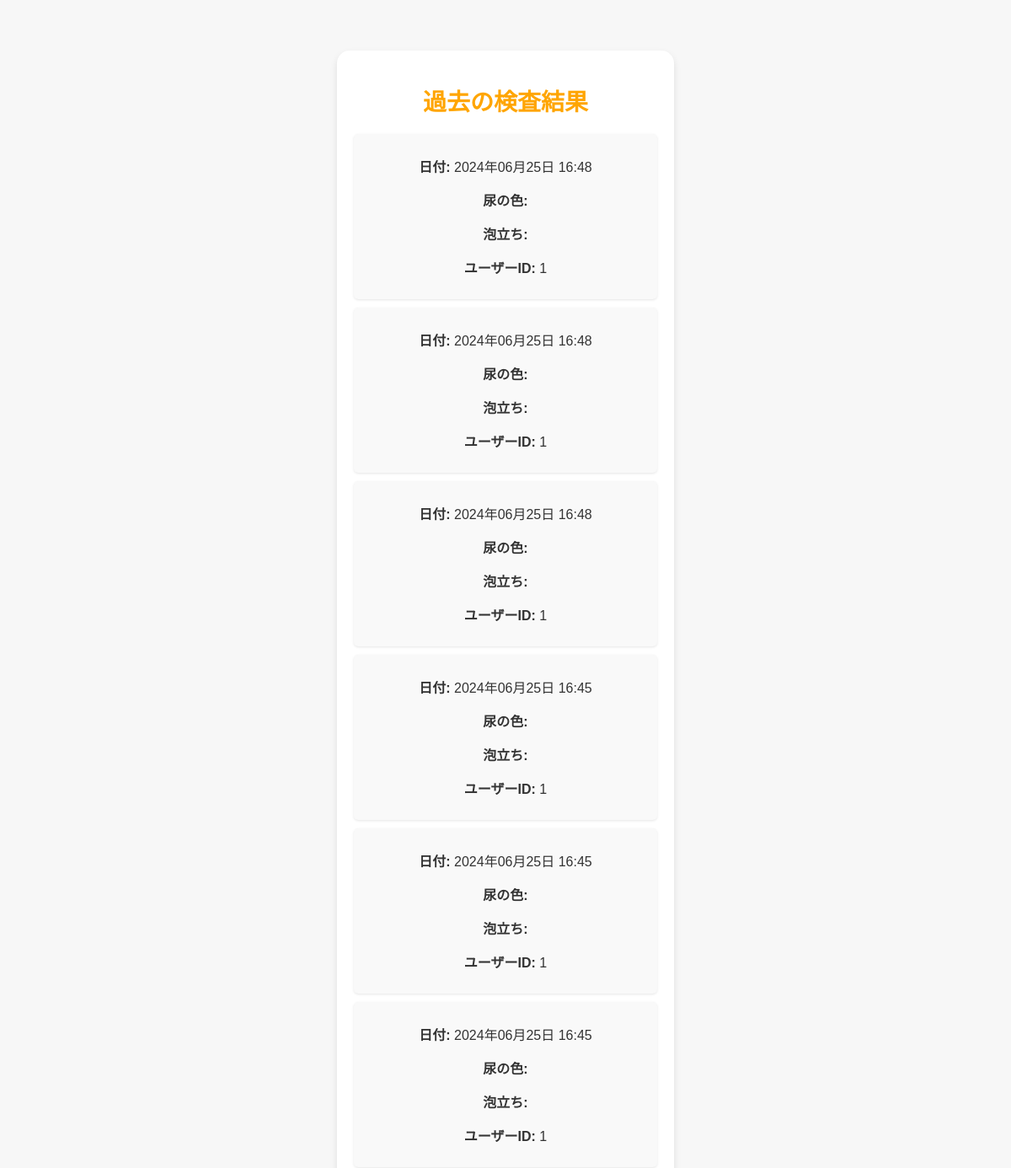
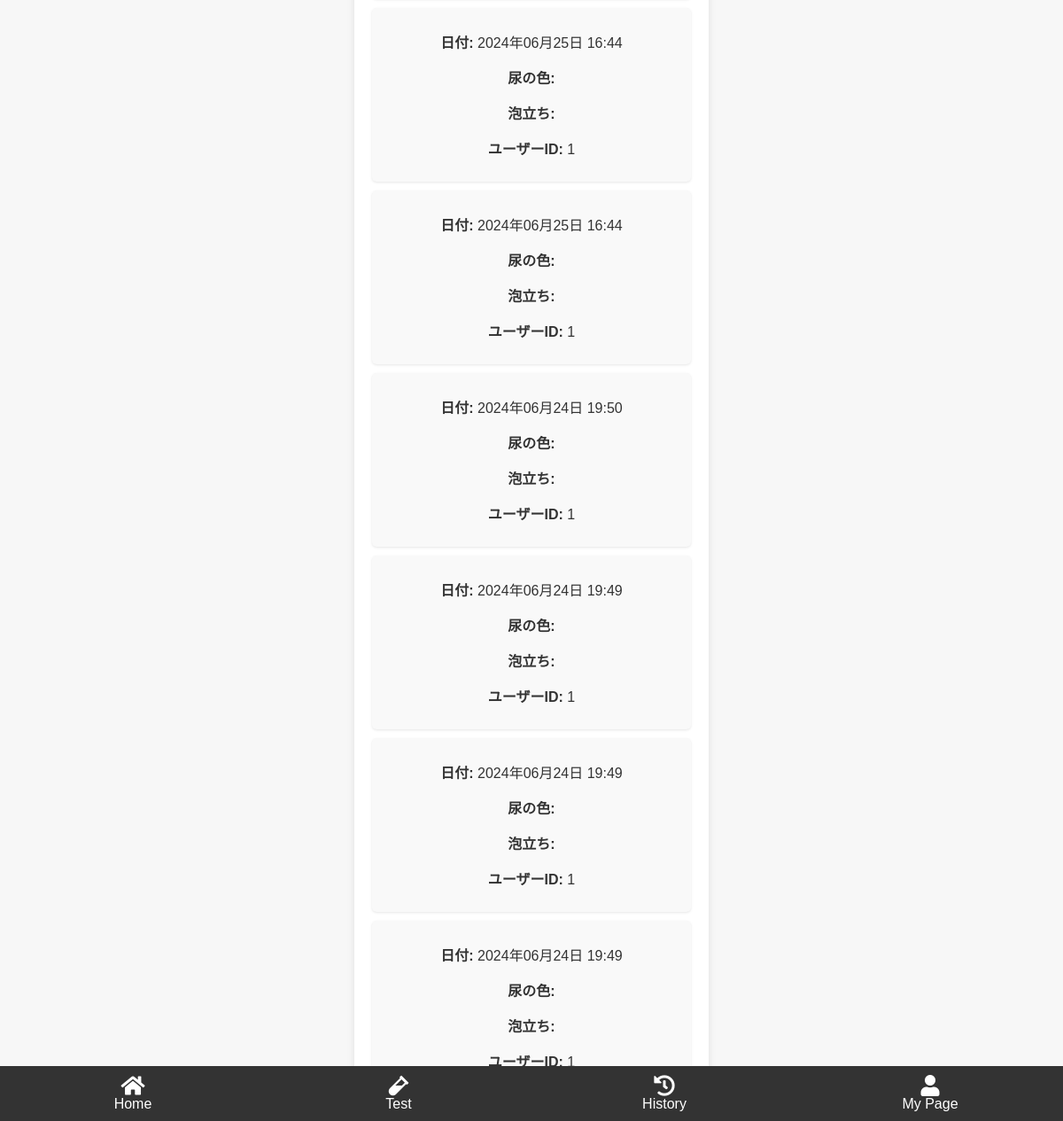
The page /history (signed in) on the database its author committed (2 pictures, top to bottom).
### app.py (models this page shows)
class Result(db.Model):
    id = db.Column(db.Integer, primary_key=True)
    status = db.Column(db.String(20), nullable=False)
    date = db.Column(db.DateTime, nullable=False, default=datetime.utcnow)
    user_id = db.Column(db.Integer, db.ForeignKey('user.id'), nullable=False)

### app.py (the view)
@app.route('/history')
@login_required
def history():
    results = Result.query.filter_by(user_id=current_user.id).order_by(Result.date.desc()).all()
    return render_template('history.html', results=results)

### app.py (called while the page is built)
@login_manager.user_loader
def load_user(user_id):
    return User.query.get(int(user_id))

### templates/history.html (shortened to what this page needs)
{% extends "layout.html" %}
{% block content %}
    <h1>過去の検査結果</h1>
    <div id="result-list">
        {% for result in results %}
        <div class="result-item">
            <p><strong>日付:</strong> {{ result.date.strftime('%Y年%m月%d日 %H:%M') }}</p>
            <p><strong>尿の色:</strong> {{ result.color }}</p>
            <p><strong>泡立ち:</strong> {{ result.foam }}</p>
            <p><strong>ユーザーID:</strong> {{ result.user_id }}</p>
        </div>
        {% endfor %}
    </div>
{% endblock %}

### templates/layout.html (shortened to what this page needs)
<!DOCTYPE html>
<html lang="ja">
<head>
    <link href="{{ url_for('static', filename='styles.css') }}" rel="stylesheet">
    <link rel="stylesheet" href="https://cdnjs.cloudflare.com/ajax/libs/font-awesome/5.15.3/css/all.min.css">
</head>
<body>
    <div class="container">
        {% block content %}{% endblock %}
    </div>
    <div class="nav-bar">
        <a href="{{ url_for('home') }}" class="nav-item"><i class="fas fa-home"></i>Home</a>
        <a href="{{ url_for('upload') }}" class="nav-item"><i class="fas fa-vial"></i>Test</a>
        <a href="{{ url_for('history') }}" class="nav-item"><i class="fas fa-history"></i>History</a>
        <a href="{{ url_for('settings') }}" class="nav-item"><i class="fas fa-user"></i>My Page</a>
    </div>
</body>
</html>

### static/styles.css (style rules this page uses)
body { background-color: #f7f7f7; font-family: 'Helvetica', 'Arial', sans-serif; color: #333; margin: 0; padding-top: 60px; box-sizing: border-box; display: flex; justify-content: center; align-items: flex-start; height: 100vh; }
.container { background-color: #ffffff; padding: 20px; border-radius: 15px; box-shadow: 0 4px 8px rgba(0, 0, 0, 0.1); width: 90%; max-width: 400px; text-align: center; box-sizing: border-box; }
.nav-bar { display: flex; justify-content: space-around; background-color: #333; padding: 10px 0; position: fixed; bottom: 0; width: 100%; z-index: 1000; }
.nav-item { color: white; text-align: center; text-decoration: none; flex: 1; }
.nav-item i { display: block; font-size: 24px; }
h1 { font-size: 28px; color: #ffa500; margin-bottom: 20px; }
.result-item { background-color: #f9f9f9; padding: 10px; margin-bottom: 10px; border-radius: 5px; box-shadow: 0 1px 3px rgba(0, 0, 0, 0.1); }

### rows shown on the page
Result: date "2024年06月25日 16:48", user_id "1"
Result: date "2024年06月25日 16:48", user_id "1"
Result: date "2024年06月25日 16:48", user_id "1"
Result: date "2024年06月25日 16:45", user_id "1"
Result: date "2024年06月25日 16:45", user_id "1"
Result: date "2024年06月25日 16:45", user_id "1"
Result: date "2024年06月25日 16:44", user_id "1"
Result: date "2024年06月25日 16:44", user_id "1"
Result: date "2024年06月24日 19:50", user_id "1"
Result: date "2024年06月24日 19:49", user_id "1"
Result: date "2024年06月24日 19:49", user_id "1"
Result: date "2024年06月24日 19:49", user_id "1"
